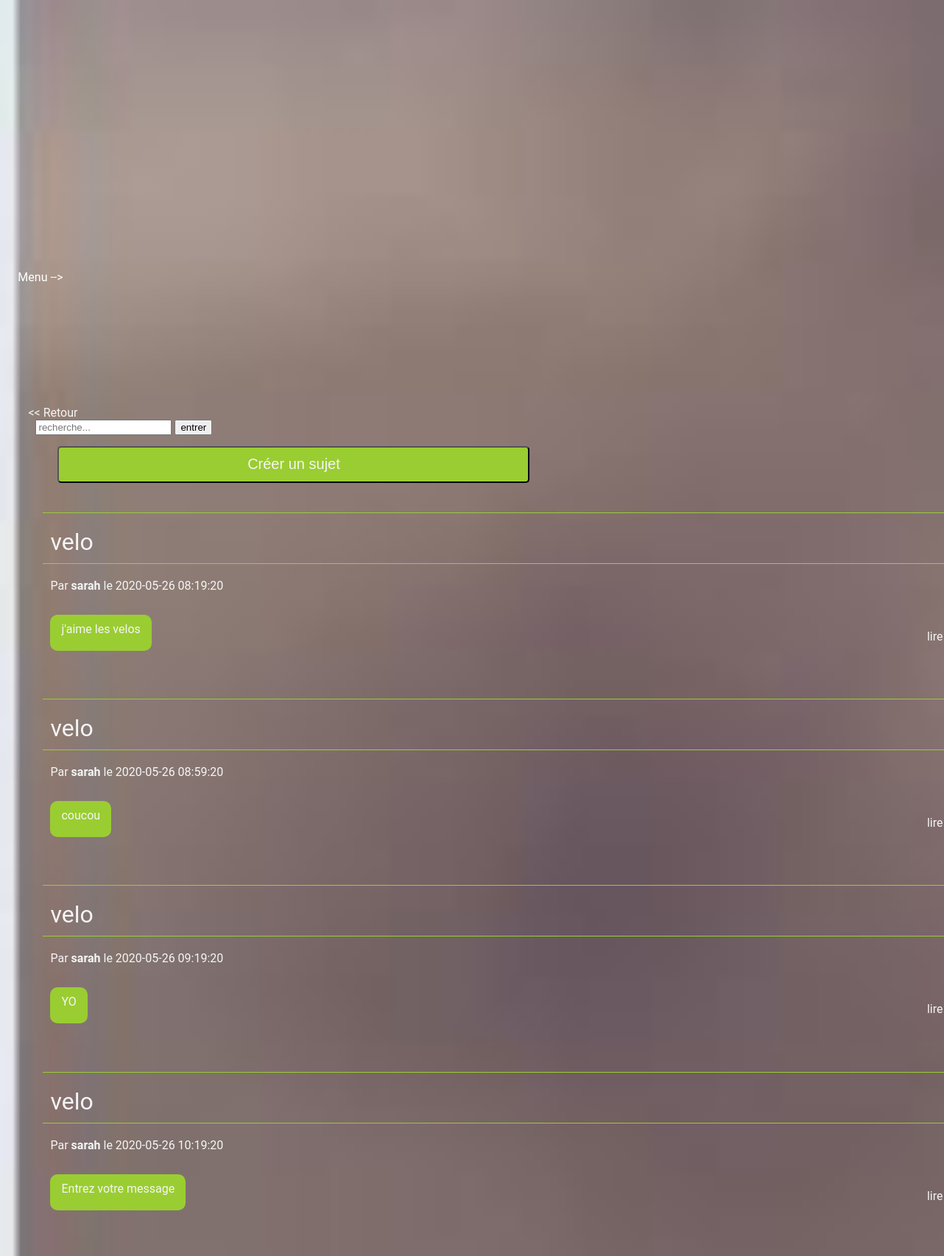
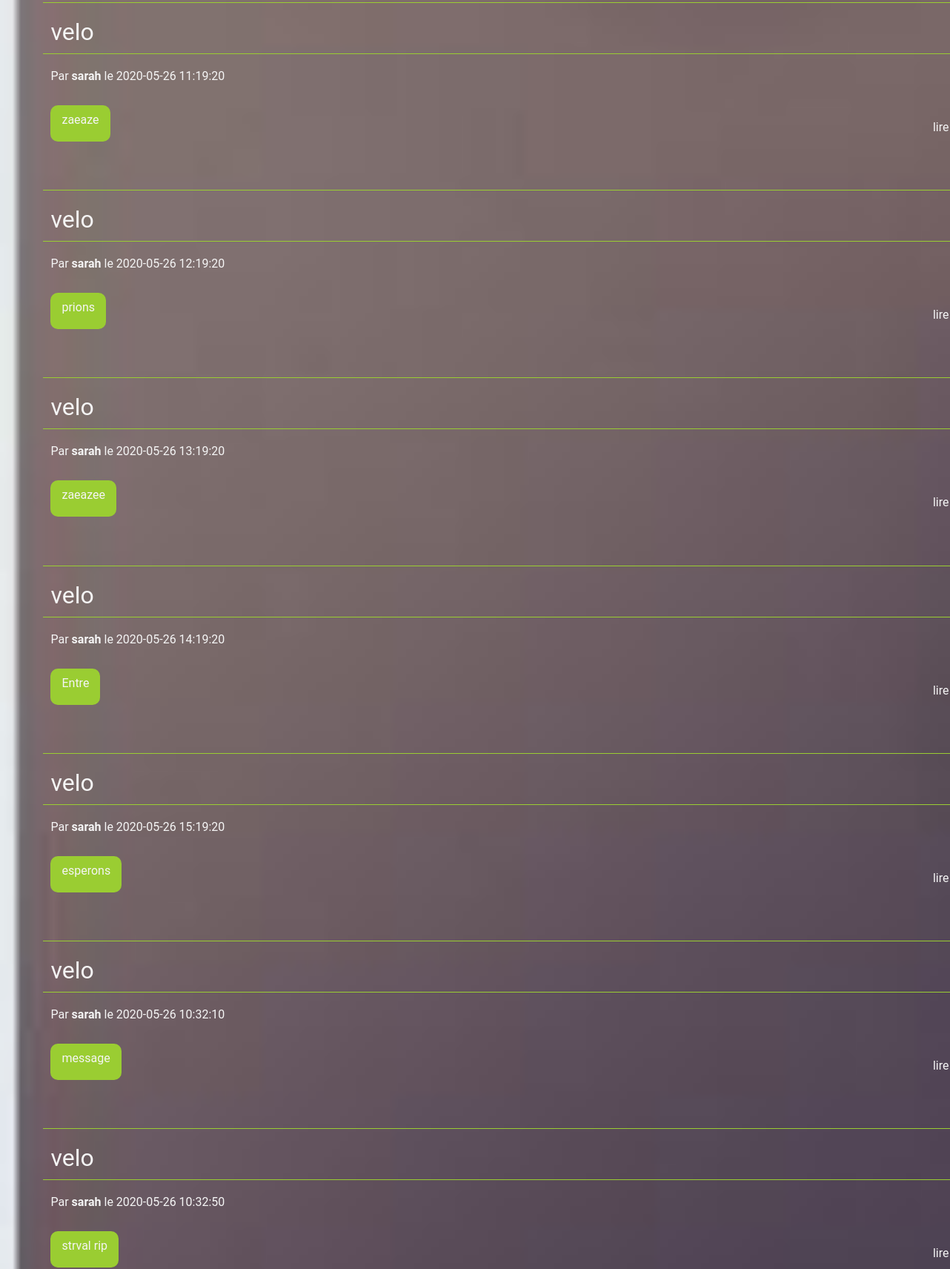
The page /php/forumSearch.php (signed in, upper part) on the database its author committed (2 pictures, top to bottom).
### tables this page shows
CREATE TABLE `messages` (
  `id_message` int(11) NOT NULL,
  `id_utilisateur` int(11) NOT NULL,
  `message` text NOT NULL,
  `id_sujet` int(11) NOT NULL,
  `date_message` datetime NOT NULL DEFAULT CURRENT_TIMESTAMP
);

CREATE TABLE `sujets_forum` (
  `id_sujet` int(11) NOT NULL,
  `nom_sujet` varchar(100) NOT NULL,
  `id_utilisateur` int(11) NOT NULL
);

CREATE TABLE `utilisateurs` (
  `id_utilisateur` int(11) NOT NULL,
  `prenom` varchar(100) NOT NULL,
  `nom` varchar(100) NOT NULL,
  `date_naissance` date NOT NULL,
  `adresse` varchar(250) NOT NULL,
  `code_postale` int(5) NOT NULL,
  `pays` varchar(100) NOT NULL,
  `telephone` int(10) NOT NULL,
  `mail` varchar(250) NOT NULL,
  `pseudo` varchar(100) NOT NULL,
  `mot_de_passe` varchar(255) NOT NULL,
  `type_utilisateur` varchar(50) NOT NULL,
  `ville` varchar(200) NOT NULL,
  `date_creation_utilisateur` datetime DEFAULT CURRENT_TIMESTAMP,
  `karma` decimal(4,2) DEFAULT '0.00'
);

### php/forumSearch.php (the view, shortened to what this page needs)
<?php
require("../controllers/bdd.php");
?>
<!DOCTYPE html>
<html lang="fr">
<head>
    <link rel="stylesheet" href="../assets/css/forum.css"/>
</head>
<?php
if (isset($_SESSION['username'])) {
    require("headerConnect.php");
} else {
    require("headerDisconnect.php");
}
$articles = $bdd->query('SELECT * FROM sujets_forum as sj LEFT JOIN utilisateurs as u ON sj.id_utilisateur = u.id_utilisateur left join messages as m on sj.id_sujet = m.id_sujet');
?>
<div class="fond">
    <a href="createForum.php"> << Retour</a>
<form method="post" action="#">
    <input type="search" name="search_forum" placeholder="recherche...">
    <input type="submit" value="entrer">
</form>
<form method="post" action="#">
    <input type="submit" id="button" value="Créer un sujet" class="button_sujet">
    <div class="reponse">
        <?php
        if ($articles->rowCount() > 0) {
        while ($donnees = $articles->fetch()) {
        echo '<div class="container_sujet">';
        echo '<div class="sujet">';
        echo $donnees['nom_sujet'];
        echo '</div>';
        echo '<div class="pseudo">';
        echo 'Par ' . '<b>' . $donnees['pseudo'] . '</b>' . ' le ' . $donnees['date_message'];
        echo '</div>';
        echo '<div class="contain_message">';
        echo '<div class="message">';
        echo $donnees['message'];
        echo '</div>';
        ?>
        <div class="right_div"><a class="inputListOfEvent"
                                  href="discussion.php?id_sujet= <?php echo $donnees['id_sujet']; ?>">lire</a>
        </div>
    </div>
    </div>
    <?php
    }
    }else {
        ?>
        Aucun résultat pour : <?= $search ?>...
        <?php
    }
    ?>
    </div>
</form>
</div>
</body>
<?php
require("footer.php");
?>
</body>
</html>

### assets/css/forum.css (style rules this page uses)
.fond { display: flex; padding: 3%; width: 100%; flex-direction: column; top: 195px; }
.fond div:not(.message) { padding: 20px 10px 10px 10px; }
.button_sujet { background-color: yellowgreen; color: whitesmoke; border-radius: 5px; cursor: pointer; margin: 0 0 0 40px; width: 50%; height: 50px; outline: 0; font-size: 20px; text-align: center; align-self: center; }
.container_sujet { padding: 2%; margin-bottom: 2%; }
.right_div { text-align: right; }
.contain_message { display: flex; justify-content: space-between; }
.sujet { font-size: 2rem; }
.right_div a { text-decoration: none; color: whitesmoke; }
.fond a { text-decoration: none; color: whitesmoke; }
input[type=search] { margin-bottom: 15px; margin-left: 10px; }
.message { background: yellowgreen; border-radius: 10px; padding: 10px 15px; overflow-wrap: anywhere; width: fit-content; }
.sujet { border-top:solid yellowgreen 1px ; border-bottom:solid yellowgreen 1px ; }

### rows shown on the page
messages: id_sujet.nom_sujet "velo", id_utilisateur.pseudo "sarah", date_message "2020-05-26 08:19:20", message "j'aime les velos"
messages: id_sujet.nom_sujet "velo", utilisateurs.pseudo "sarah", date_message "2020-05-26 08:59:20", message "coucou"
messages: id_sujet.nom_sujet "velo", utilisateurs.pseudo "sarah", date_message "2020-05-26 09:19:20", message "YO"
messages: id_sujet.nom_sujet "velo", utilisateurs.pseudo "sarah", date_message "2020-05-26 10:19:20", message "Entrez votre message"
messages: id_sujet.nom_sujet "velo", utilisateurs.pseudo "sarah", date_message "2020-05-26 11:19:20", message "zaeaze"
messages: id_sujet.nom_sujet "velo", utilisateurs.pseudo "sarah", date_message "2020-05-26 12:19:20", message "prions"
messages: id_sujet.nom_sujet "velo", utilisateurs.pseudo "sarah", date_message "2020-05-26 13:19:20", message "zaeazee"
messages: id_sujet.nom_sujet "velo", utilisateurs.pseudo "sarah", date_message "2020-05-26 14:19:20", message "Entre"
messages: id_sujet.nom_sujet "velo", utilisateurs.pseudo "sarah", date_message "2020-05-26 15:19:20", message "esperons"
messages: id_sujet.nom_sujet "velo", utilisateurs.pseudo "sarah", date_message "2020-05-26 10:32:10", message "message"
messages: id_sujet.nom_sujet "velo", utilisateurs.pseudo "sarah", date_message "2020-05-26 10:32:50", message "strval rip"
